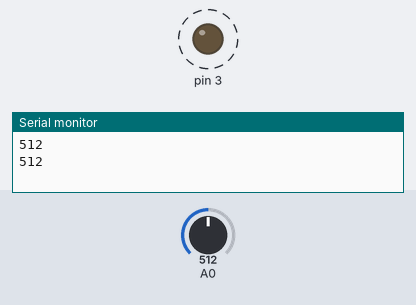
Simulated run of this sketch. Board: Arduino Uno, built with avr-gcc and run on an emulated ATmega328P. On the bench: output pins drawn as LEDs (lit = HIGH), the last lines printed to the serial monitor. Dashed ring = blinking. The test bench sets the inputs (shaded band); at power-on: A0 = 512.

Above: at 1.8 s.
1.9 s: A0 set to 306
At 2.2 s:
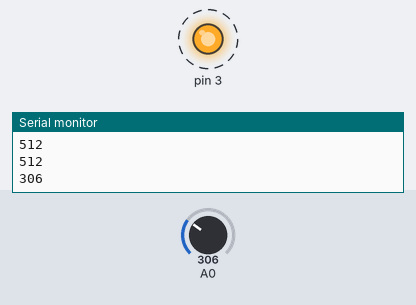
5.4 s: A0 set to 122
At 5.56 s:
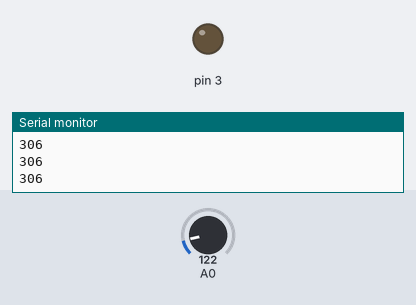
Timing chart, 0 to 14.9 s (numbered marks = the images above; inputs shaded):
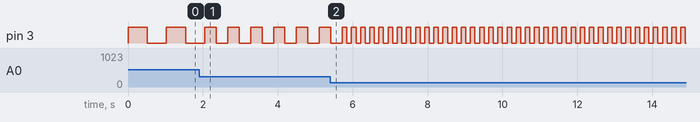

The sketch:

potenciometro_teste.ino
```cpp
int valor;
void setup() {
  pinMode(3,OUTPUT);
  Serial.begin(9600);

}

void loop() {
  valor = analogRead(A0);
  Serial.println(valor);
  digitalWrite(3,HIGH);
  delay(valor);
  digitalWrite(3,LOW);
  delay(valor);
  // put your main code here, to run repeatedly:

}
```

Measured:
- after the input at 1.9 s, pin 3: alternates HIGH for 0.31 s and LOW for 0.31 s, starting after 0.46 s
- by itself, pin 3: alternates HIGH for 0.51 s and LOW for 0.51 s
